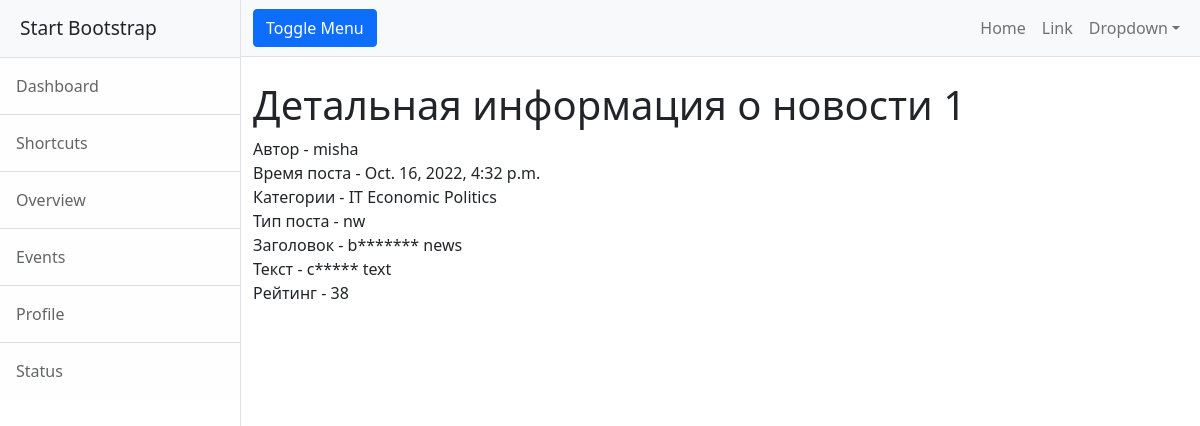
/post/1, run on the app's committed database.
### news/models.py (models this page shows, shortened)
class Post(models.Model):
    author = models.ForeignKey(Author, on_delete=models.CASCADE)
    CATEGORIES = [
        ('ar', 'статья'),
        ('nw', 'новость'),
    ]
    categoryType = models.CharField(max_length=2, choices=CATEGORIES, default='ar', blank=False)
    date_time = models.DateTimeField(auto_now_add=True)
    category = models.ManyToManyField("Category", through="PostCategory")
    title = models.CharField(max_length=64)
    text = models.TextField()
    rating = models.SmallIntegerField(default=0)

class Author(models.Model):
    authorUser = models.OneToOneField(User, on_delete=models.CASCADE)
    authorRating = models.SmallIntegerField(default=0)

class Category(models.Model):
    category = models.CharField(max_length=64, unique=True, )
    def __str__(self):
        return f'{self.category}'

### news/views.py (the view)
# urls.py: path('<int:pk>', DetailPost.as_view()),
class DetailPost(DetailView):
    model = Post
    template_name = 'post.html'
    context_object_name = 'post'

### news/templatetags/filtres.py (called while the page is built)
@register.filter()
def madness(value):
    text_split = value.split()
    iter = -1
    for x in text_split:
        iter += 1
        if x in bad_words:
            for_len_x = (len(x) - 1) * '*'
            x = x.replace(x[1:], for_len_x)
            text_split[iter] = x
    return f'{" ".join(text_split)}'

### templates/post.html (shortened to what this page needs)
{% extends 'flatpages/default.html' %}
{% load filtres %}
{% block content %}
<h1>Детальная информация о новости {{post.id}}</h1>
Автор - {{ post.author.authorUser }}
<br>
Время поста - {{ post.date_time }}
<br>
Категории -
{% for x in post.category.all %}
{{ x }}
{% endfor %}
<br>
Тип поста - {{ post.categoryType }}
<br>
Заголовок - {{ post.title|madness }}
<br>
Текст - {{ post.text|madness }}
<br>
Рейтинг - {{ post.rating }}
{% endblock content %}

### templates/flatpages/default.html (shortened to what this page needs)
<!DOCTYPE html>
<html lang="en">
    <head>
        {% load static %}
        <link href= '{% static "css/styles.css" %}' rel="stylesheet" />
    </head>
    <body>
        <div class="d-flex" id="wrapper">
            <div class="border-end bg-white" id="sidebar-wrapper">
                <div class="sidebar-heading border-bottom bg-light">Start Bootstrap</div>
                <div class="list-group list-group-flush">
                    <a class="list-group-item list-group-item-action list-group-item-light p-3" href="#!">Dashboard</a>
                    <a class="list-group-item list-group-item-action list-group-item-light p-3" href="#!">Shortcuts</a>
                    <a class="list-group-item list-group-item-action list-group-item-light p-3" href="#!">Overview</a>
                    <a class="list-group-item list-group-item-action list-group-item-light p-3" href="#!">Events</a>
                    <a class="list-group-item list-group-item-action list-group-item-light p-3" href="#!">Profile</a>
                    <a class="list-group-item list-group-item-action list-group-item-light p-3" href="#!">Status</a>
                </div>
            </div>
            <div id="page-content-wrapper">
                <nav class="navbar navbar-expand-lg navbar-light bg-light border-bottom">
                    <div class="container-fluid">
                        <button class="btn btn-primary" id="sidebarToggle">Toggle Menu</button>
                        <div class="collapse navbar-collapse" id="navbarSupportedContent">
                            <ul class="navbar-nav ms-auto mt-2 mt-lg-0">
                                <li class="nav-item active"><a class="nav-link" href="#!">Home</a></li>
                                <li class="nav-item"><a class="nav-link" href="#!">Link</a></li>
                                <li class="nav-item dropdown">
                                    <a class="nav-link dropdown-toggle" id="navbarDropdown" href="#" role="button" data-bs-toggle="dropdown" aria-haspopup="true" aria-expanded="false">Dropdown</a>
                                </li>
                            </ul>
                        </div>
                    </div>
                </nav>
                <div class="container-fluid">
                    <p> {% block content %} {% endblock content %} </p>
                </div>
            </div>
        </div>
    </body>
</html>

### data on the page
Post: id "1", author.authorUser "misha", date_time "Oct. 16, 2022, 4:32 p.m.", categoryType "nw", title|madness "b******* news", text|madness "c***** text", rating "38"
Category: category "IT"
Category: category "Economic"
Category: category "Politics"
